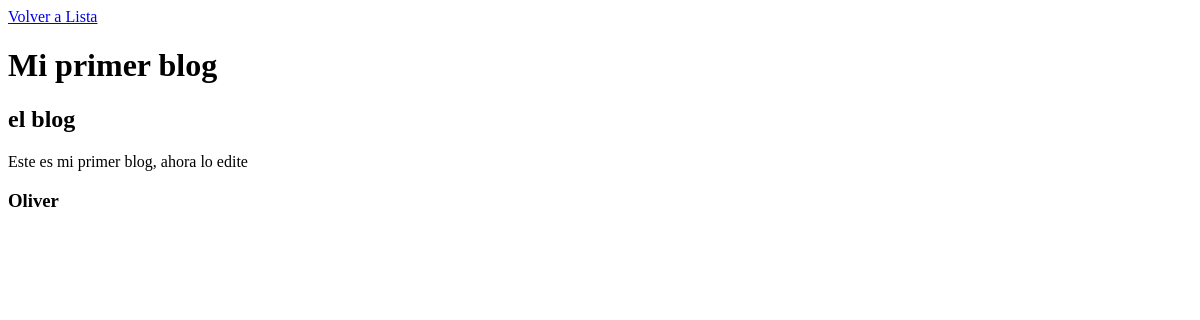
/blogs/detalle/1/, run on an earlier commit of the app's database.
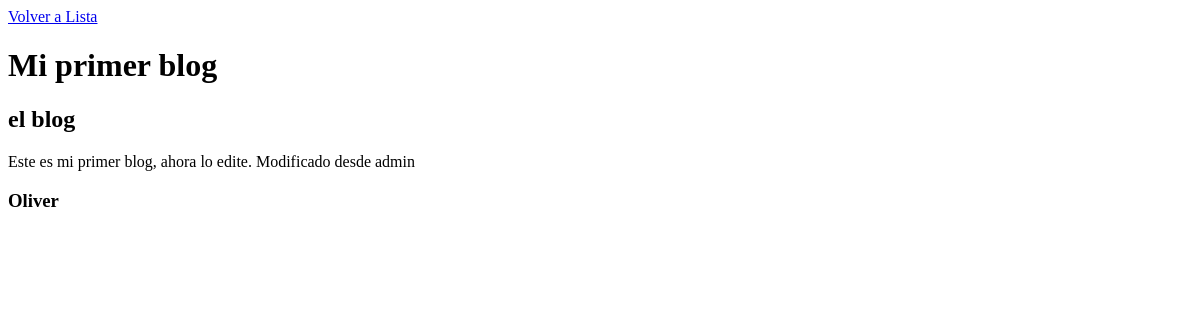
And on a later commit of the database.
### blogs/models.py (models this page shows)
class BlogModel(models.Model):
    titulo = models.CharField(max_length=100)
    sub_titulo = models.CharField(max_length=100)
    cuerpo = models.TextField()
    autor = models.CharField(max_length=100)
    fecha_creacion = models.DateField(auto_now_add=True)

### blogs/views.py (the view)
# urls.py: path("detalle/<pk>/", views.DetalleDeBlog.as_view(), name="detalle_de_blog"),
class DetalleDeBlog(DetailView):
    model = BlogModel
    template_name = "blogs/detalle_de_blog.html"

### blogs/templates/blogs/detalle_de_blog.html (shortened to what this page needs)
<a href="{% url 'lista_de_blogs' %}">Volver a Lista</a>
<div>
    <h1>{{object.titulo}}</h1>
    <h2>{{object.sub_titulo}}</h2>
    <p> {{object.cuerpo}} </p>
    <h3>{{object.autor}}</h3>
</div>

What changed in the data, as far as the page shows it:
changed BlogModel "Mi primer blog": cuerpo "Este es mi primer blog, ahora lo edite" → "Este es mi primer blog, ahora lo edite. Modificado desde admin"
